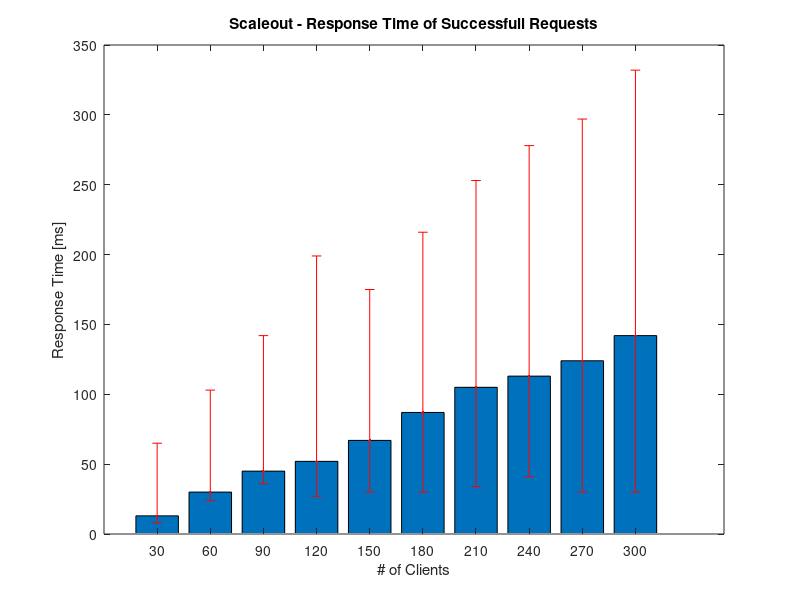
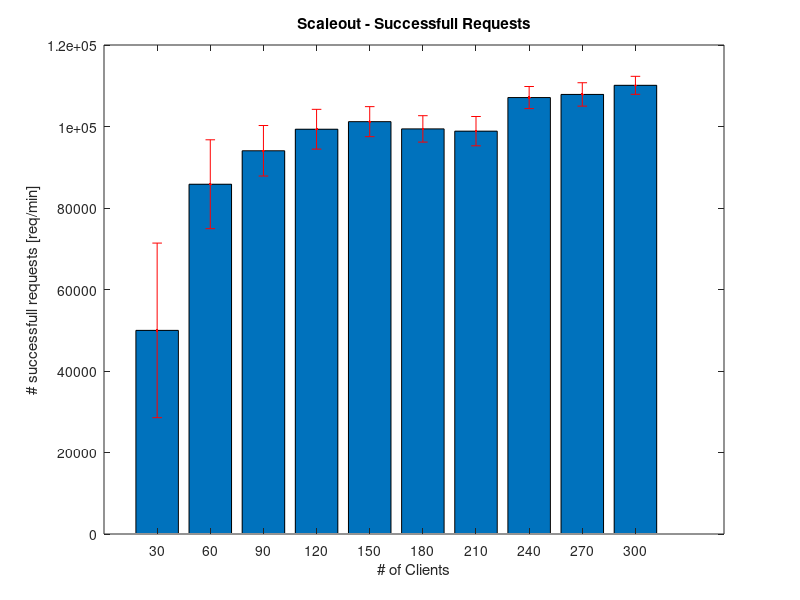
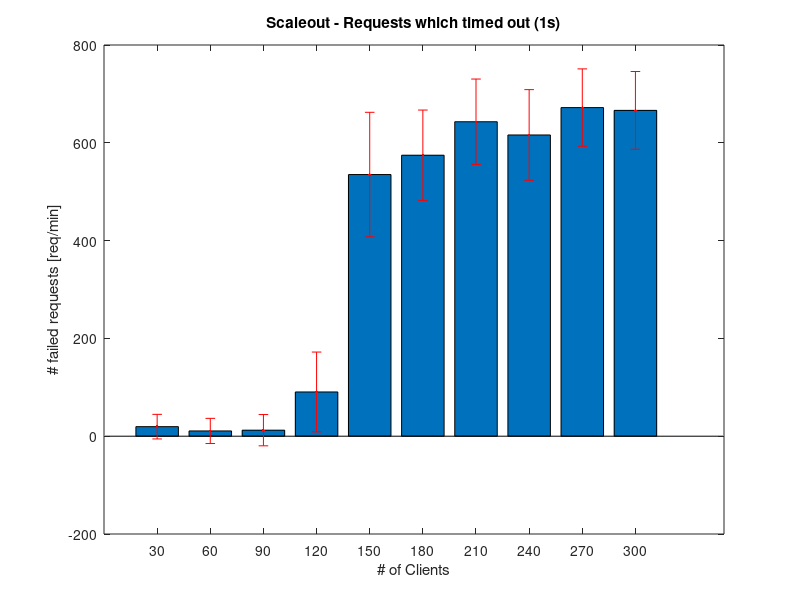
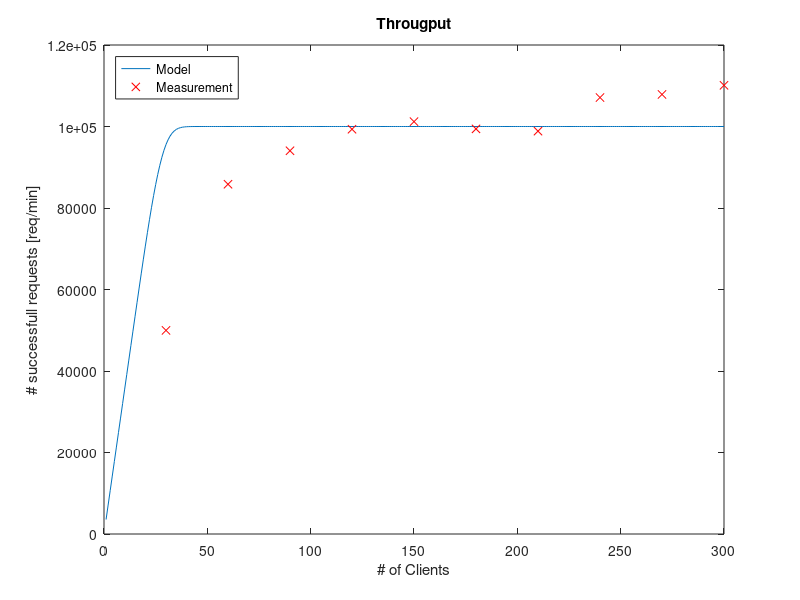

Recreate these plots in MATLAB, in order.
%% Measurement Values
% measurement values obtained from scaleout-experiment.ods

client_count = [
30
60
90
120
150
180
210
240
270
300
];
client_count = client_count';

% mean response time
r_mean = [
20.1794061658
32.0959262188
48.0152894942
60.3098728933
72.4623158877
91.6506450903
109.2957860843
116.423365335
129.9384219978
146.6251175799
];

% responsetime median
r_mean = r_mean';

r_median = [
13
30
45
52
67
87
105
113
124
142
];

r_median = r_median';

%%
r_median_extended = [r_median 10.7235463551 21.7317961836];
client_count_extended = [client_count 15 45];


% responsetime 2.5% percentil
r_0025 = [
5
6
9
25
37
57
71
72
94
112

];

r_0025 = r_0025';

% responsetime 97.5% percentil
r_0975 = [
52
73
97
147
108
129
148
165
173
190
];

r_0975 = r_0975';

% throughput in [req/30s]
x = [24984.9230769231	42916.3846153846	47023.3076923077	49665.8461538462	50595.4615384615	49707.6153846154	49429	53552.5384615385	53935.6923076923	55054.1538461538];
x_stddev = [10710.809691316	5452.35696035	3098.7271952802	2440.7134150406	1841.9677709533	1619.2004991385	1798.5455234717	1355.0678098275	1434.2769017067	1103.0914019362];
x_extended = [x 25226.1538461538	44690.3076923077];

x = x * 2;
x_stddev = x_stddev * 2;
x_extended = x_extended * 2;
 
% failed messages  in [req/30s]
x_fail = [9.7692307692	5.3846153846	6.1538461538	45.2307692308	267.5384615385	287.3076923077	321.5384615385	308	336	333.1538461538];
x_fail_stddev = [12.5708249938	12.8616902825	15.9835652773	40.8047257193	63.6508907827	46.1760843861	43.6570257511	46.3788745012	39.5706119909	39.7488912924];

 x_fail = x_fail * 2;
 x_fail_stddev = x_fail_stddev* 2;


%% load MVA file

mvaDataStruct = importdata('mva.csv',',',1);
mvaData = mvaDataStruct.data;

 
%% Parameters

% thinktime Z
Z = 15;

D_max = 22;
D_tot = 300;

%% Plots Experiment

close all;

h = figure;
bar(client_count, r_median);
hold on;
errorbar(client_count, r_median, r_0025, r_0975, '.r')
hold off;
title('Scaleout - Response Time of Successfull Requests');
xlabel('# of Clients');
ylabel('Response Time [ms]');

set(h,'Position',[1 1 1024 678]);
saveas(h,'experiment-rt','epsc2');


h = figure;
bar(client_count, x);
hold on;
errorbar(client_count, x, x_stddev, '.r');
hold off;
title('Scaleout - Successfull Requests');
xlabel('# of Clients');
ylabel('# successfull requests [req/min]');

set(h,'Position',[1 1 1024 678]);
saveas(h,'experiment-tp','epsc2');


h = figure;
bar(client_count, x_fail);
hold on;
errorbar(client_count, x_fail, x_fail_stddev, '.r');
hold off;
title('Scaleout - Requests which timed out (1s)');
xlabel('# of Clients');
ylabel('# failed requests [req/min]');

set(h,'Position',[1 1 1024 678]);
saveas(h,'experiment-err','epsc2');

%% Plot MVA

h = figure;
plot(mvaData(:,1), 60000 * mvaData(:,2));
hold on;
plot(client_count, x, 'xr');
hold off;
title('Througput');
legend_handle = legend('Model','Measurement');
set(legend_handle, 'Location','NorthWest');
xlabel('# of Clients');
ylabel('# successfull requests [req/min]');

set(h,'Position',[1 1 1024 678]);
saveas(h,'mva-tp','epsc2');

h = figure;
plot(mvaData(:,1), mvaData(:,3));
hold on;
plot(client_count, r_median, 'xr');
hold off;
title('Response Time');
legend_handle = legend('Model','Measurement');
set(legend_handle, 'Location','NorthWest');
xlabel('# of Clients');
ylabel('Response Time [ms]');

set(h,'Position',[1 1 1024 678]);
saveas(h,'mva-rt','epsc2');

h = figure;
plot(mvaData(:,1), mvaData(:,8), mvaData(:,1), mvaData(:,9), mvaData(:,1), mvaData(:,10), mvaData(:,1), mvaData(:,11));
title('Demand');
legend_handle = legend('Receive','Process', 'Database', 'Send');
set(legend_handle, 'Location','NorthEast');
set(h,'Position',[1 1 1024 678]);
xlabel('# of Clients');
ylabel('Demand');
saveas(h,'mva-demand','epsc2');

h = figure;
plot(mvaData(:,1), 100 .* mvaData(:,4), mvaData(:,1), 100 .* mvaData(:,5), mvaData(:,1), 100 .* mvaData(:,6), mvaData(:,1), 100 .* mvaData(:,7));
title('Utilisation');
legend_handle = legend('Receive','Process', 'Database', 'Send');
set(legend_handle, 'Location','East');
set(h,'Position',[1 1 1024 678]);
xlabel('# of Clients');
ylabel('Utilisation in %');
axis([0, 300, 0, 101]);
saveas(h,'mva-utilisation','epsc2');